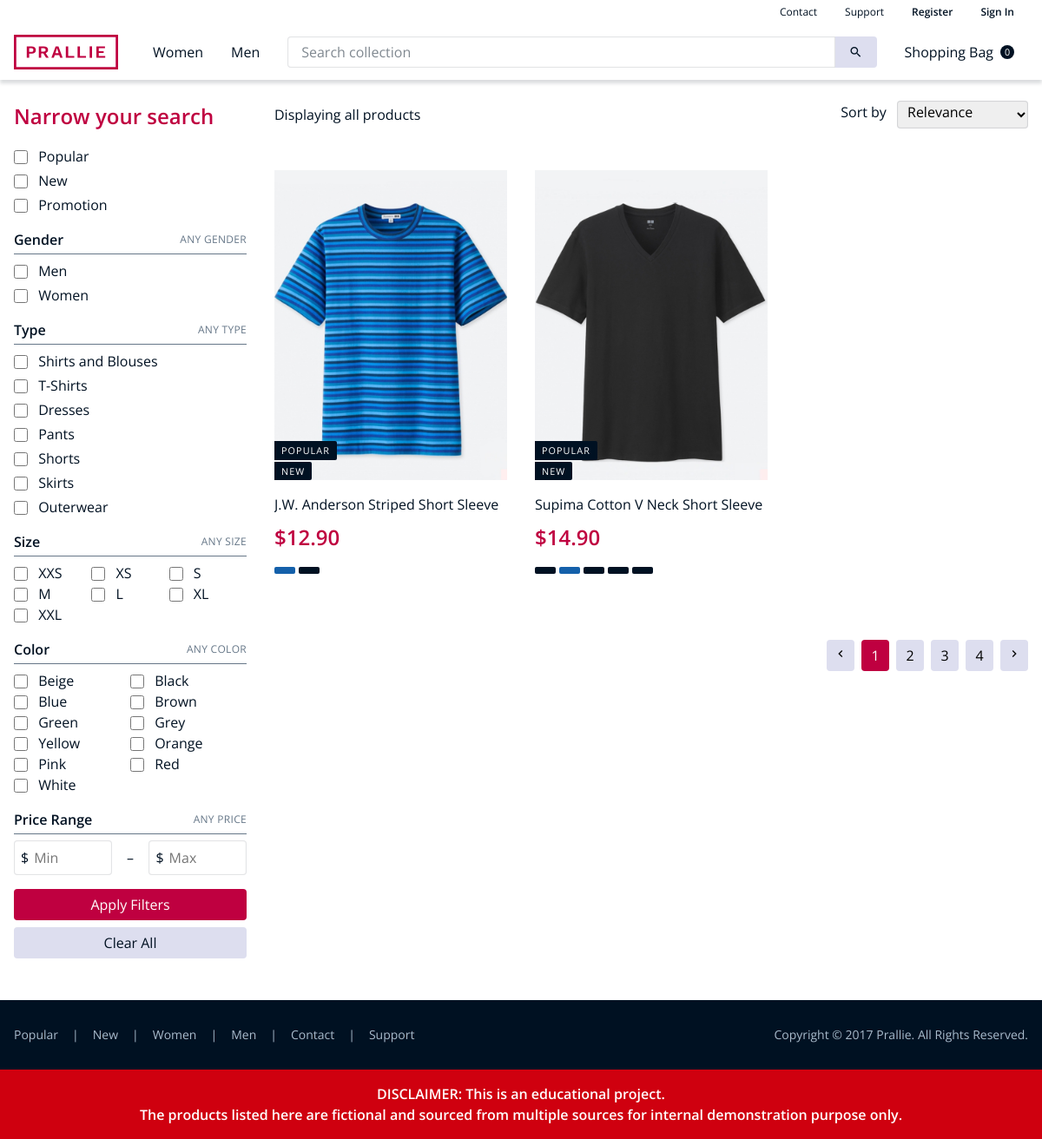
The page /shop.php on the database its author committed.
### tables this page shows
CREATE TABLE products (
	id INT UNSIGNED AUTO_INCREMENT PRIMARY KEY,
    name VARCHAR(100),
    category CHAR(4) NOT NULL,
    gender CHAR(1) NOT NULL,
    description VARCHAR(500)  NOT NULL,
    price DECIMAL(7,2) UNSIGNED NOT NULL,
    discount FLOAT(4,2) UNSIGNED DEFAULT 0,
	UNIQUE KEY (name)
);

CREATE TABLE inventory (
	id INT UNSIGNED AUTO_INCREMENT PRIMARY KEY,
    productsID INT UNSIGNED NOT NULL,
    color VARCHAR(20) NOT NULL,
    size VARCHAR(3) NOT NULL,
    stock INT UNSIGNED NOT NULL,
    UNIQUE KEY(productsID, color, size),
    FOREIGN KEY inventory(productsID) REFERENCES products(id)
);

### php/product.php (the view, shortened to what this page needs)
<div class="product">
    <div class="row product__image">
        <?php
            echo '<a href="./product.php?id=' . $product_id .'" class="u-flex">';
            echo '<img id="' . $section_id . '_img_' . $product_id .'"></a>';
        ?>
        <div class="product__label">
            <div class="product__label--popular">Popular</div>
            <div class="product__label--new">New</div>
        </div>
    </div>
    <div class="row product__name">
        <?php
            echo '<a href="./product.php?id=' . $product_id .'">';
            echo $product_name;
            echo '</a>';
        ?>
	</div>
	<div class="row product__price">
		<div class="product__price--current">
			<h2 class="header">
                <?php
                    $price_after_discount = (1 - $product_discount/(float)100) * $product_price;
                    echo '$' . number_format($price_after_discount,2);
                ?>
			</h2>
		</div>
	</div>
	<div class="row product__color">
        <?php
            $query = 'SELECT inventory.color FROM inventory WHERE inventory.productsID = ' . $product_id . ';';
            $inner_result = $conn->query($query);
            $inner_num_rows = $inner_result->num_rows;
            for ($j = 0; $j < $inner_num_rows; $j++) {
                $inner_row = $inner_result->fetch_assoc();
                $color = strtolower($inner_row["color"]);
                $button_id = $section_id . '_button_' . $product_id . '_' . $color;
                echo '<button class="product__color--' . $color . '" onclick="pickColor(this)" id="' . $button_id . '"></button>';
            }
        ?>
	</div>
</div>

### shop.php (shortened to what this page needs)
<!DOCTYPE html>
<html lang="en-GB">
<?php include './php/head.php'; ?>
<body class="debug o f h d">
	<?php
        $conn = new mysqli("localhost", "f36im", "f36im", "f36im");
    include './php/nav.php';
    ?>
	<div class="container">
		<div class="row">
			<div class="three column">
				<?php include './php/sidebar.php' ?>
			</div>
			<div class="nine column u-p-zero">
				<div class="row">
					<div class="twelve column">
						<div class="search-result">
							<div class="search-result__info">
								Displaying all products
							</div>
							<div>
								Sort by
								<select class="select select--with-label">
									<option value="relevance">Relevance</option>
								</select>
							</div>
						</div>
					</div>
				</div>
                <?php
                    $query = "SELECT p.id, p.name, p.price, p.discount FROM products AS p, inventory AS i WHERE p.id=i.productsID";
                    $query = $query . ' GROUP BY p.id;';
                    $result = $conn->query($query);
                    if ($result) {
                        $num_rows = $result->num_rows;
                        if ($num_rows > 0) {
                            echo '<div class="row">';
                            $section_id = "collection--search";
                            for ($i = 0; $i < $num_rows; $i++) {
                                $row = $result->fetch_assoc();
                                $product_id = $row["id"];
                                $product_name = $row["name"];
                                $product_price = $row["price"];
                                $product_discount = $row["discount"];
                                echo '<div class="four column">';
                                include './php/product.php';
                                echo '</div>';
                            }
                            echo '</div>';
                        } else {
                        }
                    } else {
                        exit();
                    }
                ?>
                <div class="row">
                    <div class="twelve column">
                        <div class="pagination shop__pagination">
                            <button><i class="material-icons">keyboard_arrow_left</i></button>
                            <button class="u-is-active">1</button>
                            <button>2</button>
                            <button>3</button>
                            <button>4</button>
                            <button><i class="material-icons">keyboard_arrow_right</i></i></button>
                        </div>
                    </div>
                </div>
			</div>
		</div>
	</div>
	<?php include './php/footer.php' ?>
</body>
</html>

### php/head.php (shortened to what this page needs)
<head>
	<link rel="stylesheet" type="text/css" href="./css/style.css">
</head>

### php/nav.php (shortened to what this page needs)
<?php
    echo '<nav class="nav">
            <div class="nav--secondary">
                <div class="container">
                    <div class="row">
                        <div class="twelve column" >
                            <div class="row nav__submenu">
                                <a href="./contact.php" class="button submenu__button">Contact</a>
                                <a href="./support.php" class="button submenu__button">Support</a>';
    if (isset($_SESSION["username"])) {
        echo '<span><strong>Welcome, '. $_SESSION["username"]. '</strong></span>
              <span class="button submenu__button" id="submenu__button--logout"><strong>Sign Out</strong></span>';
    } else {
        echo '<span class="button submenu__button" id="submenu__button--register"><strong>Register</strong></span>
              <span class="button submenu__button" id="submenu__button--login"><strong>Sign In</strong></span>';
    }
?>
					</div>
				</div>
			</div>
		</div>
	</div>
	<div class="nav--primary">
		<div class="container">
			<div class="row">
				<div class="twelve column">
					<div class="row nav__menu">
						<a href="./index.php" class="nav__logo"><img src="./images/logo.svg" width="7.5rem"></a>
						<a href="./shop.php?gender[]=W" id="menu__button--women" class="button menu__button">Women</a>
						<a href="./shop.php?gender[]=M" id="menu__button--men" class="button menu__button">Men</a>
						<form class="menu__search">
							<input type="text" class="input--text search__input u-flex-1" placeholder="Search collection">
							<button type="submit" class="button button--secondary search__button">
								<div class="icon">
									<i class="material-icons">search</i>
								</div>
							</button>
						</form>
						<a href="./bag.php" class="button menu__button">
							Shopping Bag
							<div class="badge badge--empty button__badge">
                                <?php
                                    $cart_size = sizeof($_SESSION["cart"]);
                                    echo $cart_size;
                                ?>
							</div>
						</a>
					</div>
				</div>
			</div>
		</div>
	</div>
</nav>
<div class="nav--fix"></div>

### php/sidebar.php
<section class="sidebar">
	<form class="filter">
		<div class="u-m-medium--bottom">
			<h2 class="header">Narrow your search</h2>
		</div>
		<div id="option--tag" class="option-group">
			<?php
				$tag = array('popular'   => 'Popular',
				             'new'       => 'New',
				             'promotion' => 'Promotion');
				foreach($tag as $tag => $tag_string) {
					echo '
						<label for="tag--' . $tag . '" class="label label--checkbox">
							<input type="checkbox" name="tag[]" class="input--checkbox" id="tag--' . $tag . '">
							' . $tag_string . '
						</label>
					';
				}
			?>
		</div>
		<div id="option--gender" class="option-group">
			<div class="option__header">
				<h4>Gender</h4>
				<div class="header__button">
					Any Gender
				</div>
			</div>
			<?php
				$gender = array('men'   => 'Men',
				                'women' => 'Women');
				foreach($gender as $gender => $gender_string) {
					echo '
						<label for="gender--' . $gender . '" class="label label--checkbox">
							<input type="checkbox" name="gender[]" value="' . $gender_string[0] . '" class="input--checkbox" id="gender--' . $gender . '">
							' . $gender_string . '
						</label>
					';
				}
			?>
		</div>
		<div id="option--type" class="option-group">
			<div class="option__header">
				<h4>Type</h4>
				<div class="header__button">
					Any Type
				</div>
			</div>
			<?php
				$category = array('SHRT'     => 'Shirts and Blouses',
				              'TSHT'   => 'T-Shirts',
				              'DRSS'     => 'Dresses',
				              'PNTS'     => 'Pants',
				              'SHTS'    => 'Shorts',
				              'SKTS'    => 'Skirts',
				              'OTWR' => 'Outerwear');
				foreach($category as $category => $category_string) {
					echo '
						<label for="category--' . $category . '" class="label label--checkbox">
							<input type="checkbox" name="category[]" value="' . $category . '" class="input--checkbox" id="category--' . $category . '">
							' . $category_string . '
						</label>
					';
				}
			?>
		</div>
		<div id="option--gender" class="option-group">
			<div class="option__header">
				<h4>Size</h4>
				<div class="header__button">
					Any Size
				</div>
			</div>
			<div class="row">
				<?php
					$size = array('xxs' => 'XXS',
					              'xs'  => 'XS',
					              's'   => 'S',
					              'm'   => 'M',
					              'l'   => 'L',
					              'xl'  => 'XL',
					              'xxl' => 'XXL');
					foreach($size as $size => $size_string) {
						echo '
							<div class="four column u-p-zero">
								<label for="size--' . $size . '" class="label label--checkbox">
									<input type="checkbox" name="size[]" value="' . $size_string . '" class="input--checkbox" id="size--' . $size . '">
									' . $size_string . '
								</label>
							</div>
						';
					}
				?>
			</div>
		</div>
		<div id="option--color" class="option-group">
			<div class="option__header">
				<h4>Color</h4>
				<div class="header__button">
					Any Color
				</div>
			</div>
			<div class="row">
				<?php
					$color = array('beige'  => 'Beige',
					               'black'  => 'Black',
					               'blue'   => 'Blue',
					               'brown'  => 'Brown',
					               'green'  => 'Green',
					               'grey'   => 'Grey',
					               'yellow' => 'Yellow',
					               'orange' => 'Orange',
					               'pink'   => 'Pink',
					               'red'    => 'Red',
					               'white'  => 'White');
					foreach($color as $color => $color_string) {
						echo '
							<div class="six column u-p-zero">
								<label for="color--' . $color . '" class="label label--checkbox">
									<input type="checkbox" name="color[]"  value="' . $color_string . '" class="input--checkbox" id="color--' . $color . '">
									' . $color_string . '
								</label>
							</div>
						';
					}
				?>
			</div>
		</div>
		<div id="option--price" class="option-group">
			<div class="option__header">
				<h4>Price Range</h4>
				<div class="header__button">
					Any Price
				</div>
			</div>
			<div class="row price">
				<span class="input--text price__input">$<input type="text" name="price--min" id="price--min" placeholder="Min"></span>
				<span>–</span>
				<span class="input--text price__input">$<input type="text" name="price--max" id="price--max" placeholder="Max"></span>
			</div>
		</div>
		<button type="submit" class="button button--primary option__button">
			Apply Filters
		</button>
		<button type="reset" class="button button--secondary option__button">
			Clear All
		</button>
	</form>
</section>

### php/footer.php
<footer class="footer">
	<div class="container">
		<div class="row">
			<div class="twelve column u-p-zero--left">
				<div class="row footer__menu">
					<a href="./shop.php?tag=popular" class="button footer__button ">Popular</a>|
					<a href="./shop.php?tag=new" class="button footer__button ">New</a>|
					<a href="./shop.php?gender[]=W" class="button footer__button ">Women</a>|
					<a href="./shop.php?gender[]=M" class="button footer__button ">Men</a>|
					<a href="./contact.php" class="button footer__button ">Contact</a>|
					<a href="./support.php" class="button footer__button ">Support</a>
					<div class="footer__copyright">
						Copyright © 2017 Prallie. All Rights Reserved.
					</div>
				</div>
			</div>
		</div>
	</div>
</footer>
<footer class="disclaimer">
	<div class="container">
		<div class="row">
			<div class="twelve column">
				DISCLAIMER: This is an educational project.<br>
				The products listed here are fictional and sourced from multiple sources for internal demonstration purpose only.
			</div>
		</div>
	</div>
</footer>

### rows shown on the page
products: shows a picture, name "J.W. Anderson Striped Short Sleeve", price "12.90"
products: shows a picture, name "Supima Cotton V Neck Short Sleeve", price "14.90"

### other values the page prints
$cart_size "0"
$tag_string "Popular"
$tag_string "New"
$tag_string "Promotion"
$gender_string "Men"
$gender_string "Women"
$category_string "Shirts and Blouses"
$category_string "T-Shirts"
$category_string "Dresses"
$category_string "Pants"
$category_string "Shorts"
$category_string "Skirts"
$category_string "Outerwear"
$size_string "XXS"
$size_string "XS"
